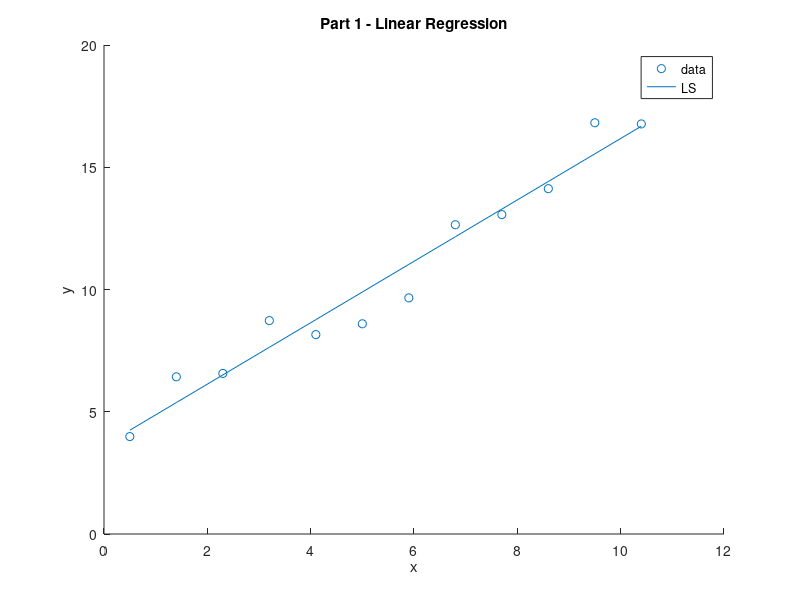

Recreate this plot in MATLAB. (Note: this script raises an error after producing the figure.)
% Title: MAT 592 Assignment 1 - Linear Regression
% Author: Marshall Grimmett
% Date: 3/22/2020
% Description: This script has 2 parts. Part 1 performs linear regression
% with least squares using the normal equation. Part 2 performs linear
% regression on a new dataset containing an outlier, then compares LAD
% and LS methods.

%----------------------------------------------------------------
% Part 1
disp('Part 1')
load linreg.mat

% Compute LS using normal equation
X = [ones(1, 12).', x];
w = (X.'*X)\(X.'*y);
fprintf('Optimal w: [%.2f, %.2f]\n', w(1), w(2));

% Compute MSE
sum = 0;
for i = 1:12
    sum = sum + (y(i) - w(1) - w(2)*x(i))^2;
end
err = sum / 12;
fprintf('MSE: %.2f\n\n', err);

% Plot LS
figure(1)
scatter(x, y)
hold on
y2 = w(1) + w(2)*x;
plot(x, y2), legend('data', 'LS')
title('Part 1 - Linear Regression')
xlabel('x')
ylabel('y')
hold off


%----------------------------------------------------------------
% Part 2
disp('Part 2')
load linreg+outlier.mat

rng default % for reproducibility

% Compute LAD
fun = @(w)lad(w,x,y);
x0 = rand(2,1);
bestLAD = fminsearch(fun,x0);
fprintf('Optimal w for LAD: [%.2f, %.2f]\n', bestLAD(1), bestLAD(2));

% Compute LS
fun = @(w)ls(w,x,y);
x0 = rand(2,1);
bestLS = fminsearch(fun,x0);
fprintf('Optimal w for LS: [%.2f, %.2f]\n', bestLS(1), bestLS(2));

% Plot LAD and LS
figure(2)
scatter(x, y)
hold on
y2 = bestLAD(1) + bestLAD(2)*x;
y3 = bestLS(1) + bestLS(2)*x;
plot(x, y2, x, y3), legend('data', 'LAD', 'LS')
title('Part 2 - Linear Regression with Outlier')
xlabel('x')
ylabel('y')
hold off


function obj = lad(w,x1,y1)
obj = sum(abs(y1 - w(1) - w(2)*x1));
end

function obj = ls(w,x1,y1)
obj = sum((y1 - w(1) - w(2)*x1).^2);
end


% Output

% Part 1
% Optimal w: [3.62, 1.26]
% MSE: 0.69
% 
% Part 2
% Optimal w for LAD: [3.81, 1.20]
% Optimal w for LS: [6.05, 0.56]

